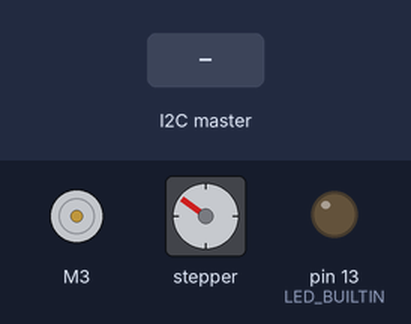
This sketch was run on a simulated Arduino Uno, built with avr-gcc and run on an emulated ATmega328P. On the bench: DC motor (green arrow = forward, orange = backward, longer = faster), stepper motor, output pins drawn as LEDs (lit = HIGH). Inputs (shaded band) come from the test bench. Stepper angles assume 200 steps per turn; what the sketch prints to the serial monitor is not drawn.

Above: at 1.2 s.
1.3 s: the I2C master sends the byte 2
At 1.53 s:
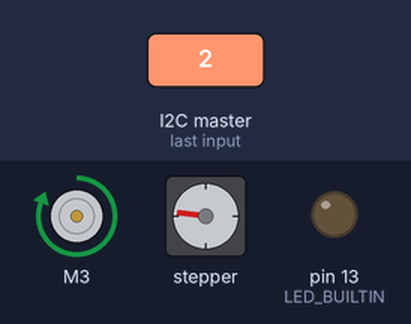
4.3 s: the I2C master sends the byte 0
At 4.71 s:
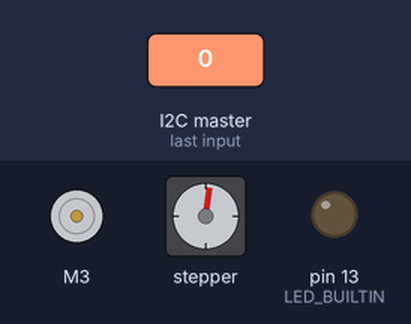
7.3 s: the I2C master sends the byte 1
At 7.55 s:
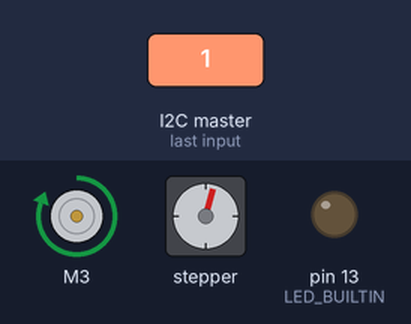
10.3 s: the I2C master sends the byte 2
13.3 s: the I2C master sends the byte 90
At 13.3 s:
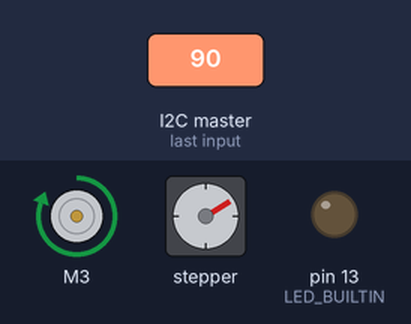
14.8 s: the I2C master sends the byte 1
At 14.95 s:
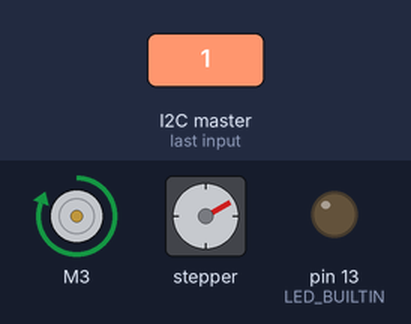
Timing chart, 0 to 18.8 s (numbered marks = the images above; inputs shaded):
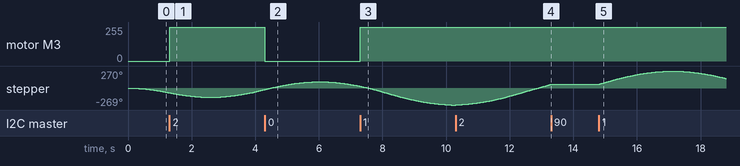

Measured:
- after the input at 1.3 s, motor M3: stopped → forward 255/255 at once
- after the input at 4.3 s, motor M3: forward 255/255 → stopped at once
- after the input at 7.3 s, motor M3: stopped → forward 255/255 at once
- after the input at 13.3 s, stepper: stops changing and stays 59°
- after the input at 14.8 s, stepper: turns 211° clockwise in 2.3 s, then 119° counter-clockwise in 1.6 s

The sketch:

slave_read.ino
```cpp
/*
 * Author: Can
 * Use for: read command from master Arduino through i2c
 *          then, move as the command
 * command: 0=still, 1=close&open, 2=close, 3 = open
 */
#include <Wire.h>
#include <AccelStepper.h>
#include <AFMotor.h>

// setting up step1
AF_Stepper step1(200, 1);

void forwardstep1(){
  step1.onestep(FORWARD, SINGLE);
}
void backwardstep1(){
  step1.onestep(BACKWARD, SINGLE);
}

AccelStepper stepper1(forwardstep1, backwardstep1);

// setting up fun
AF_DCMotor fun(3);


// command from master through i2c
byte command = 0;
int closeAndOpenTime = 10;

void setup() {
  Serial.begin(9600);
  //slave name
  Wire.begin(18);
  Wire.onReceive(receiveCommand);
  // stepper move speed
  stepper1.setMaxSpeed(100.0);
  stepper1.setAcceleration(50.0);
  // this line motor range 0-150
  stepper1.moveTo(-150);


  // for debug
  Serial.begin(9600);
  pinMode(LED_BUILTIN, OUTPUT);
}

void receiveCommand(){
  command = Wire.read();
  //Serial.println("runFlower:");
  //Serial.println(command);
}
void funUp(){
  fun.setSpeed(255);
  fun.run(FORWARD);
}
void funDown(){
  fun.setSpeed(0);
}
void flowersCloseAndOpen(){
    funUp();
    // movements of the flowers
    // close and open
    //stepper1.moveTo(150);
    if (stepper1.distanceToGo() == 0){
      stepper1.moveTo(-stepper1.currentPosition());
    }
    //Serial.println("one movement");
    stepper1.run();
    //stepper1.moveTo(150);
    //stepper1.run();
    //stepper1.moveTo(0);
    //stepper1.run();
}

void flowersClose(){
  funUp();
  //move to TOP;maybe moveTo(0),
  stepper1.moveTo(150);
  stepper1.run();
}

void flowersOpen(){
  funUp();
  stepper1.moveTo(-150);
  stepper1.run();
}
void flowersDown(){
  funDown();
  // go home
  stepper1.moveTo(-150);
  stepper1.run();
}
void loop(){
  //Serial.println("loop: ");
  Serial.println(command);
  if (command == 0){
    funDown();
    flowersDown();
  }
  else if(command == 1){
    //digitalWrite(LED_BUILTIN, HIGH);
    // setting up fun
    flowersCloseAndOpen();
  }

  // close
  else if(command == 2){
    flowersClose();
  }
  // open
  else if(command == 3){
    flowersOpen();
  }
  //delay(1000);
}
```
